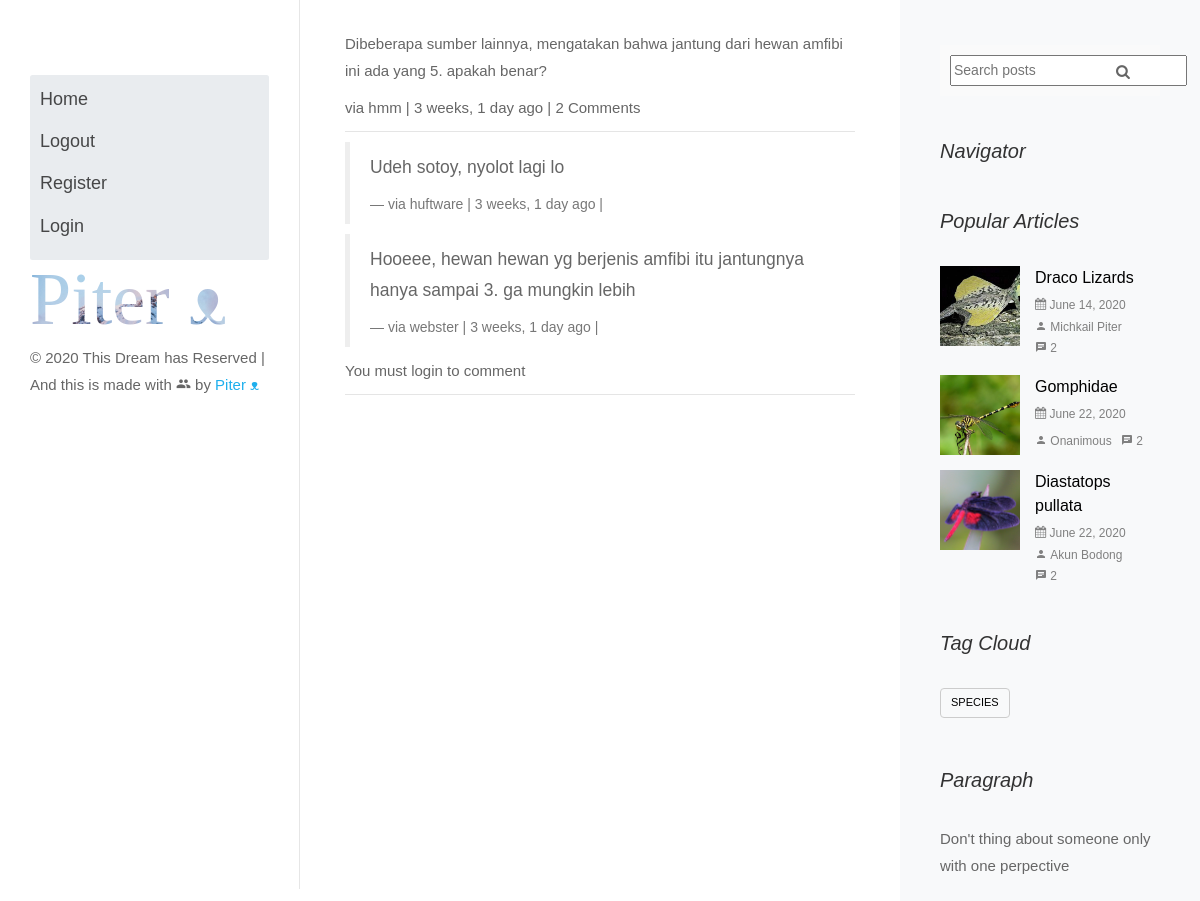
The page /comments/18/ on the database its author committed.
### comments/models.py (models this page shows, shortened)
class Comment(models.Model):
    user        = models.ForeignKey(settings.AUTH_USER_MODEL, default=1)
    content_type = models.ForeignKey(ContentType, on_delete=models.CASCADE)
    object_id = models.PositiveIntegerField()
    content_object = GenericForeignKey('content_type', 'object_id')
    parent      = models.ForeignKey("self", null=True, blank=True)
    content     = models.TextField()
    timestamp   = models.DateTimeField(auto_now_add=True)
    objects = CommentManager()
    class Meta:
        ordering = ['-timestamp']
    def children(self): #replies
        return Comment.objects.filter(parent=self)
    @property
    def is_parent(self):
        if self.parent is not None:
            return False
        return True

### comments/views.py (the view, shortened to what this page needs)
# urls.py: url(r'^(?P<id>\d+)/$', comment_thread, name='thread'),
def comment_thread(request, id):
    try:
        obj = Comment.objects.get(id=id)
    except:
        raise Http404
    if not obj.is_parent:
        obj = obj.parent
    content_object = obj.content_object # Post that the comment is on
    content_id = obj.content_object.id
    initial_data = {
            "content_type": obj.content_type,
            "object_id": obj.object_id
    }
    form = CommentForm(request.POST or None, initial=initial_data)
    context = {
        "comment": obj,
        "form": form,
    }
    return render(request, "comment_thread.html", context)

### comments/forms.py
class CommentForm(forms.Form):
    content_type = forms.CharField(widget=forms.HiddenInput)
    object_id = forms.IntegerField(widget=forms.HiddenInput)
    content = forms.CharField(label='', widget=forms.Textarea)

### templates/comment_thread.html (shortened to what this page needs)
{% extends "base.html" %}
{% load urlify %}
{% load crispy_forms_tags %}
{% block content %}
<div class='col-sm-12 col-sm-offset-0'>
          <p>{{ comment.content }}</p>
          <footer>via {{ comment.user }} | {{ comment.timestamp|timesince }} ago | {% if comment.children.count > 0 %}{{ comment.children.count }} Comment{% if comment.children.count > 1 %}s{% endif %} {% endif %} </footer>
          <hr/>
          <div>
              {% for child_comment in comment.children %}
                <blockquote>
                <p>{{ child_comment.content }}</p>
                <footer>via {{ child_comment.user }} | {{ child_comment.timestamp|timesince }} ago | {% if request.user == child_comment.user %}<a href='{{ child_comment.get_delete_url }}'>Delete</a>{% endif %}</footer>
                </blockquote>
             {% endfor %}
             {% if request.user.is_authenticated %}
            <form method="POST" action="."> {% csrf_token %}
                {{ form|crispy }}
                <input type='hidden' name='parent_id' value='{{ comment.id }}'>
                <input type='submit' value='Reply' class='btn btn-default'>
            </form>
            {% else %}
            <p>You must login to comment </p>
            {% endif %}
        </div>
        <hr/>
</div>
{% endblock content %}

### rows shown on the page
Comment: content "Dibeberapa sumber lainnya, mengatakan bahwa jantung dari hewan amfibi ini ada yang 5. apakah benar?", user "hmm", timestamp "3 weeks, 1 day", children.count "2"
Comment: content "Udeh sotoy, nyolot lagi lo", user "huftware", timestamp "3 weeks, 1 day"
Comment: content "Hooeee, hewan hewan yg berjenis amfibi itu jantungnya hanya sampai 3. ga mungkin lebih", user "webster", timestamp "3 weeks, 1 day"
